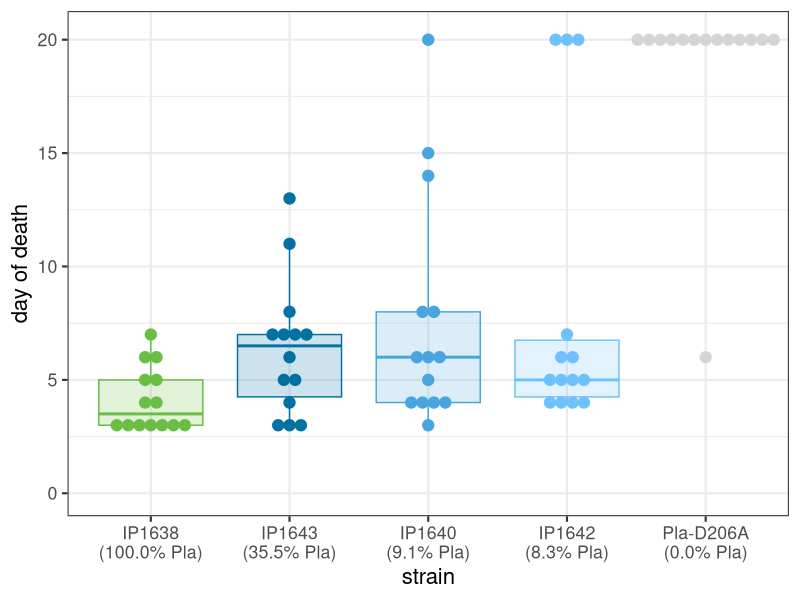

Source code (R):
## ---- chunk 1
library(tidyverse); theme_set(theme_bw())
library(colorspace) ## lighten()
## ---- chunk 2
dd4 <- read.csv("Sidhu_mort.csv")  |>
    mutate(across(strain, \(x) reorder(factor(x), gene_ratio,
                                       decreasing = TRUE))) |>
    arrange(strain) |>
    mutate(strainx = sprintf("%s\n(%1.1f%% Pla)", strain, gene_ratio) |>
               factor() |> forcats::fct_inorder()) |>
    mutate(event = ifelse(dod==20, 0, 1)) ## censoring
cvec0 <- c("#69BE44", "#49A5DF", "#D5D5D8")
cvec1 <- c(cvec0[1],
           lighten(cvec0[2], c(-0.3, 0, 0.3)),
           cvec0[3])
cvec <- cvec1
theme_set(theme_bw(base_size = 16))

gg_ttd <- ggplot(dd4, aes(x=strainx, y = dod, colour = strain, fill = strain)) +
    geom_dotplot(binaxis="y", stackdir = "center", binwidth = 0.5) +
    geom_boxplot(alpha = 0.2) + 
    expand_limits(y=0) +
    scale_colour_manual(values = cvec) +
    scale_fill_manual(values = cvec) +
    theme(legend.position = "none") +
    labs(y = "day of death", x = "strain")

print(gg_ttd)
